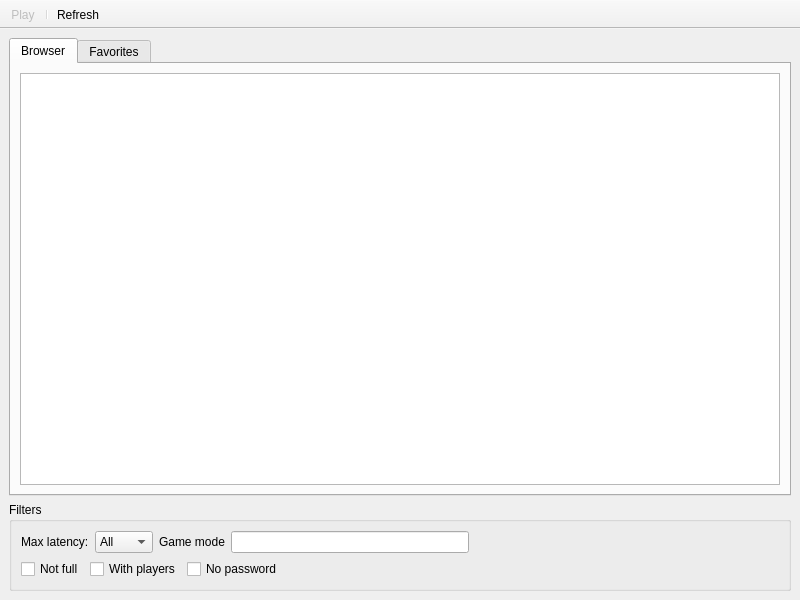
<?xml version="1.0" encoding="UTF-8"?>
<ui version="4.0">
 <class>MainWindow</class>
 <widget class="QMainWindow" name="MainWindow">
  <property name="geometry">
   <rect>
    <x>0</x>
    <y>0</y>
    <width>800</width>
    <height>600</height>
   </rect>
  </property>
  <property name="windowTitle">
   <string>tes3mp Server Browser</string>
  </property>
  <widget class="QWidget" name="centralwidget">
   <layout class="QVBoxLayout" name="verticalLayout">
    <item>
     <widget class="QTabWidget" name="tabWidget">
      <property name="currentIndex">
       <number>0</number>
      </property>
      <widget class="QWidget" name="tabBrowser">
       <attribute name="title">
        <string>Browser</string>
       </attribute>
       <layout class="QHBoxLayout" name="horizontalLayout_2">
        <item>
         <widget class="QTableView" name="tblServerBrowser">
          <property name="selectionMode">
           <enum>QAbstractItemView::SingleSelection</enum>
          </property>
          <property name="selectionBehavior">
           <enum>QAbstractItemView::SelectRows</enum>
          </property>
          <property name="sortingEnabled">
           <bool>true</bool>
          </property>
          <attribute name="verticalHeaderVisible">
           <bool>false</bool>
          </attribute>
         </widget>
        </item>
       </layout>
      </widget>
      <widget class="QWidget" name="tabFavorites">
       <attribute name="title">
        <string>Favorites</string>
       </attribute>
       <layout class="QHBoxLayout" name="horizontalLayout_3">
        <item>
         <widget class="QTableView" name="tblFavorites">
          <property name="selectionMode">
           <enum>QAbstractItemView::SingleSelection</enum>
          </property>
          <property name="selectionBehavior">
           <enum>QAbstractItemView::SelectRows</enum>
          </property>
          <property name="sortingEnabled">
           <bool>true</bool>
          </property>
          <attribute name="verticalHeaderVisible">
           <bool>false</bool>
          </attribute>
         </widget>
        </item>
       </layout>
      </widget>
     </widget>
    </item>
    <item>
     <widget class="QGroupBox" name="groupBoxFilters">
      <property name="title">
       <string>Filters</string>
      </property>
      <layout class="QVBoxLayout" name="verticalLayout_2">
       <item>
        <layout class="QHBoxLayout" name="horizontalLayout_6">
         <item>
          <layout class="QHBoxLayout" name="horizontalLayout">
           <item>
            <widget class="QLabel" name="lblMaxLatency">
             <property name="text">
              <string>Max latency:</string>
             </property>
            </widget>
           </item>
           <item>
            <widget class="QComboBox" name="comboLatency">
             <item>
              <property name="text">
               <string>All</string>
              </property>
             </item>
             <item>
              <property name="text">
               <string>&lt;50</string>
              </property>
             </item>
             <item>
              <property name="text">
               <string>&lt;100</string>
              </property>
             </item>
             <item>
              <property name="text">
               <string>&lt;150</string>
              </property>
             </item>
             <item>
              <property name="text">
               <string>&lt;200</string>
              </property>
             </item>
             <item>
              <property name="text">
               <string>&lt;250</string>
              </property>
             </item>
            </widget>
           </item>
          </layout>
         </item>
         <item>
          <layout class="QHBoxLayout" name="horizontalLayout_5">
           <item>
            <widget class="QLabel" name="lblGameMode">
             <property name="text">
              <string>Game mode</string>
             </property>
            </widget>
           </item>
           <item>
            <widget class="QLineEdit" name="leGamemode"/>
           </item>
          </layout>
         </item>
         <item>
          <spacer name="horizontalSpacer_2">
           <property name="orientation">
            <enum>Qt::Horizontal</enum>
           </property>
           <property name="sizeHint" stdset="0">
            <size>
             <width>40</width>
             <height>20</height>
            </size>
           </property>
          </spacer>
         </item>
        </layout>
       </item>
       <item>
        <layout class="QHBoxLayout" name="horizontalLayout_7">
         <item>
          <widget class="QCheckBox" name="cBoxNotFull">
           <property name="text">
            <string>Not full</string>
           </property>
          </widget>
         </item>
         <item>
          <widget class="QCheckBox" name="cBoxWithPlayers">
           <property name="text">
            <string>With players</string>
           </property>
          </widget>
         </item>
         <item>
          <widget class="QCheckBox" name="cBBoxWOPass">
           <property name="text">
            <string>No password</string>
           </property>
          </widget>
         </item>
         <item>
          <spacer name="horizontalSpacer">
           <property name="orientation">
            <enum>Qt::Horizontal</enum>
           </property>
           <property name="sizeHint" stdset="0">
            <size>
             <width>40</width>
             <height>20</height>
            </size>
           </property>
          </spacer>
         </item>
        </layout>
       </item>
      </layout>
     </widget>
    </item>
   </layout>
  </widget>
  <widget class="QToolBar" name="toolBar">
   <property name="enabled">
    <bool>true</bool>
   </property>
   <property name="windowTitle">
    <string>toolBar</string>
   </property>
   <property name="movable">
    <bool>false</bool>
   </property>
   <property name="floatable">
    <bool>false</bool>
   </property>
   <attribute name="toolBarArea">
    <enum>TopToolBarArea</enum>
   </attribute>
   <attribute name="toolBarBreak">
    <bool>false</bool>
   </attribute>
   <addaction name="actionPlay"/>
   <addaction name="separator"/>
   <addaction name="actionRefresh"/>
  </widget>
  <action name="actionAdd">
   <property name="enabled">
    <bool>false</bool>
   </property>
   <property name="text">
    <string>Add</string>
   </property>
  </action>
  <action name="actionDelete">
   <property name="enabled">
    <bool>false</bool>
   </property>
   <property name="text">
    <string>Delete</string>
   </property>
  </action>
  <action name="actionRefresh">
   <property name="text">
    <string>Refresh</string>
   </property>
  </action>
  <action name="actionPlay">
   <property name="enabled">
    <bool>false</bool>
   </property>
   <property name="text">
    <string>Play</string>
   </property>
  </action>
  <action name="actionAdd_by_IP">
   <property name="text">
    <string>Add by address</string>
   </property>
  </action>
 </widget>
 <resources/>
 <connections/>
</ui>
